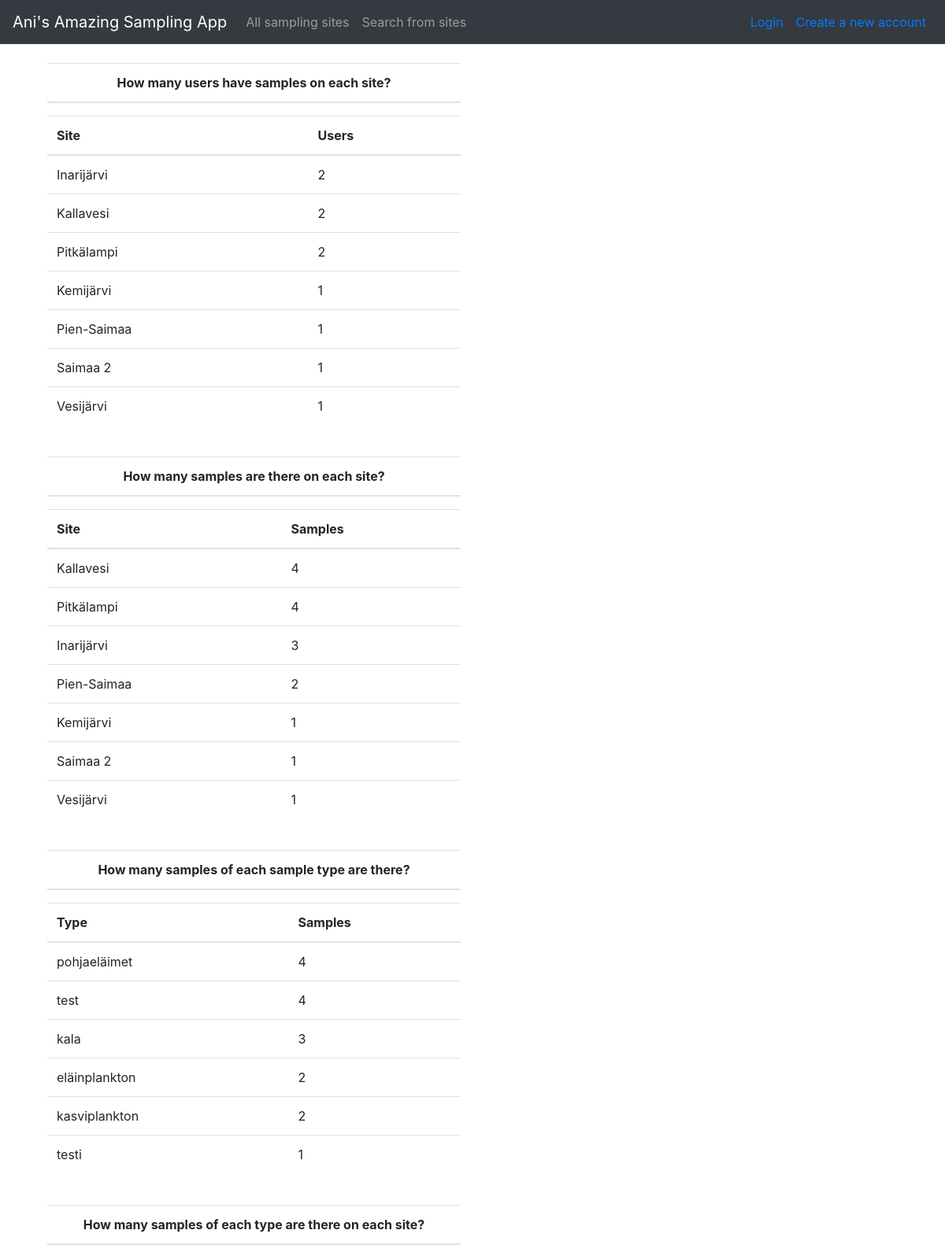
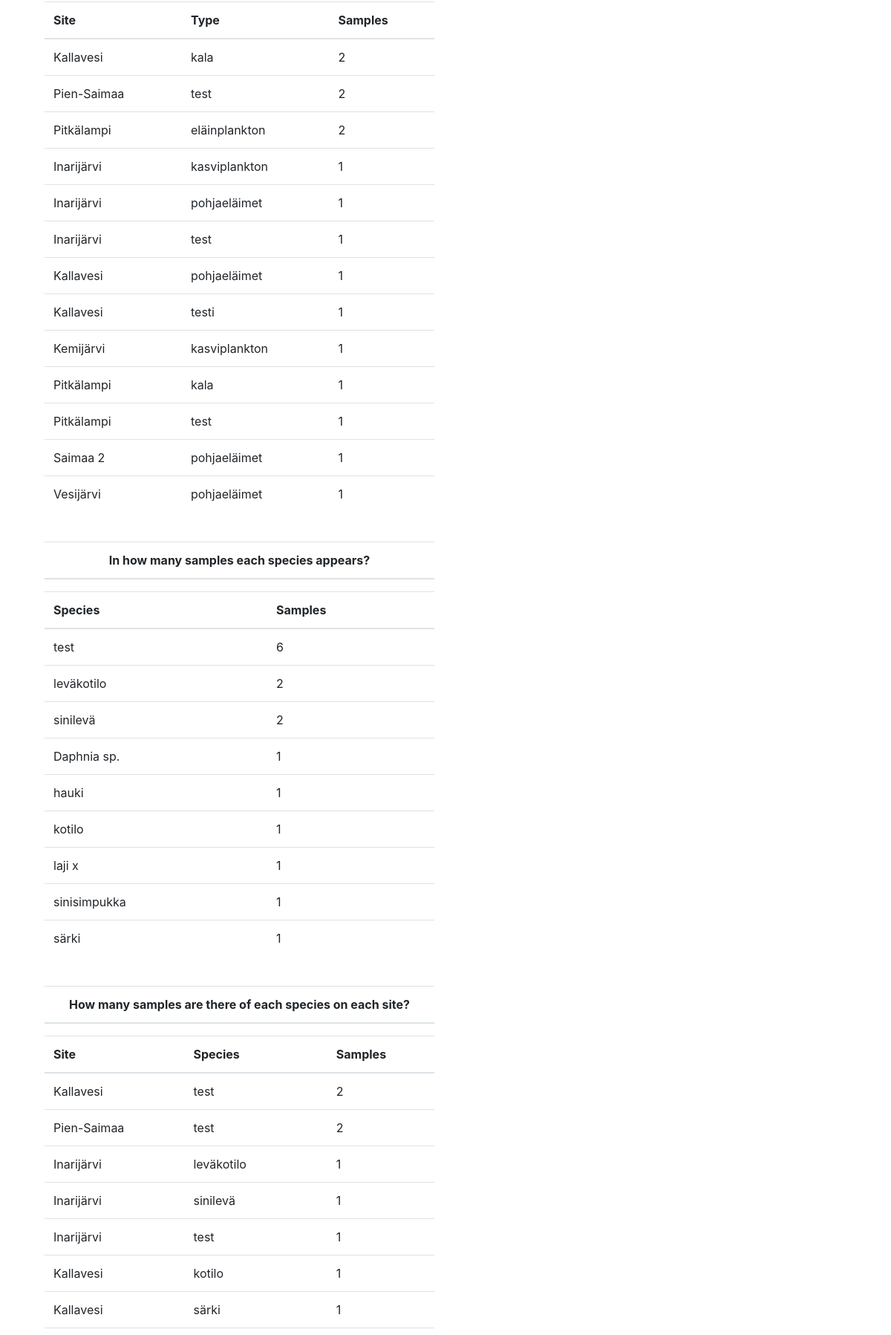
Screenshot of /sites/statistics (upper part) with the database file from the repository (2 pictures, top to bottom).
### application/sites/models.py (models this page shows, shortened)
class Site(Base):
    __tablename__="site"
    name = db.Column(db.String(144), nullable=False, index=True)
    samples = db.relationship("Sample", backref="site", lazy=True, cascade="all, delete-orphan", single_parent=True)
    @staticmethod
    def samples_per_site():
        stmt = text("SELECT site.name AS name, COUNT(sample.id) AS count"
                    " FROM sample"
                    " LEFT JOIN site ON site.id = sample.site_id"
                    " GROUP BY name"
                    " ORDER BY count DESC, name")
        res = db.engine.execute(stmt)
        response = []
        for row in res:
            response.append({"name":row[0], "count":row[1]})
        return response
    @staticmethod
    def samples_per_site_and_type():
        stmt = text("SELECT site.name AS name, sample.sampletype AS type, COUNT(sample.id) AS count"
                    " FROM sample"
                    " LEFT JOIN site ON site.id = sample.site_id"
                    " GROUP BY name, type"
                    " ORDER BY count DESC, name, type")
        res = db.engine.execute(stmt)
        response = []
        for row in res:
            response.append({"name":row[0], "type":row[1], "count":row[2]})
        return response
    @staticmethod
    def group_by_species_and_site():
        stmt = text("SELECT site.name AS name, sample.species AS species, COUNT(sample.id) AS count"
                    " FROM sample"
                    " LEFT JOIN site ON site.id = sample.site_id"
                    " GROUP BY name, species"
                    " ORDER BY count DESC, name, species")
        res = db.engine.execute(stmt)
        response = []
        for row in res:
            response.append({"name":row[0], "species":row[1], "count":row[2]})
        return response

### application/sites/views.py (the view)
@app.route("/sites/statistics", methods=["GET"])
def see_statistics():
    users_per_site = User.count_users_per_site()
    samples_per_site_and_type = Site.samples_per_site_and_type()
    samples_per_site = Site.samples_per_site()
    group_by_species_and_site = Site.group_by_species_and_site()
    group_by_species = Sample.group_by_species()
    group_by_type = Sample.group_by_type()
    return render_template("sites/stats.html", users_per_site = users_per_site, samples_per_site_and_type = samples_per_site_and_type, samples_per_site = samples_per_site,
    group_by_species = group_by_species, group_by_species_and_site = group_by_species_and_site, group_by_type = group_by_type)

### application/auth/models.py (called while the page is built)
    @staticmethod
    def count_users_per_site():
        stmt = text("SELECT site.name AS site, COUNT(DISTINCT account.id) AS count"
                    " FROM account"
                    " LEFT JOIN users_samples ON users_samples.user_id = account.id"
                    " LEFT JOIN sample ON sample.id = users_samples.sample_id"
                    " LEFT JOIN site ON site.id = sample.site_id"
                    " GROUP BY site.id"
                    " ORDER BY count DESC, site")
        res = db.engine.execute(stmt)
        response = []
        for row in res:
            if row[0] != None:
                response.append({"site":row[0], "count":row[1]})
        return response

### application/samples/models.py (called while the page is built)
    @staticmethod
    def group_by_species():
        stmt = text("SELECT sample.species AS species, COUNT(sample.id) AS count"
                    " FROM sample"
                    " GROUP BY species"
                    " ORDER BY count DESC, species")
        res = db.engine.execute(stmt)
        response = []
        for row in res:
            response.append({"species":row[0], "count":row[1]})
        return response

    @staticmethod
    def group_by_type():
        stmt = text("SELECT sample.sampletype AS type, COUNT(sample.id) AS count"
                    " FROM sample"
                    " GROUP BY type"
                    " ORDER BY count DESC, type")
        res = db.engine.execute(stmt)
        response = []
        for row in res:
            response.append({"type":row[0], "count":row[1]})
        return response

### application/templates/sites/stats.html
{% extends "layout.html" %}
{% block body %}
<form method="GET" action="{{ url_for('see_statistics') }}">
    <div class="col-6 text-center">
        <table class="table">
            <thead>
                <th>How many users have samples on each site?</th>
            </thead>
        </table>
    </div>
    <div class="col-6">
        <table class="table">
            <thead>
                <th>Site</th>
                <th>Users</th>
            </thead>
            <tbody>
                {% for u in users_per_site %}
                <tr>
                    <td>
                        {{ u.site }}
                    </td>
                    <td>
                        {{ u.count }}
                    </td>
                </tr>
                {% endfor %}
            </tbody>
        </table>
    </div>
    <br>
    <div class="col-6 text-center">
        <table class="table">
            <thead>
                <th>How many samples are there on each site?</th>
            </thead>
        </table>
    </div>
    <div class="col-6">
        <table class="table">
            <thead>
                <th>Site</th>
                <th>Samples</th>
            </thead>
            <tbody>
                {% for samp in samples_per_site %}
                <tr>
                    <td>
                        {{ samp.name }}
                    </td>
                    <td>
                        {{ samp.count }}
                    </td>
                </tr>
                {% endfor %}
            </tbody>
        </table>
    </div>
    <br>
    <div class="col-6 text-center">
        <table class="table">
            <thead>
                <th>How many samples of each sample type are there?</th>
            </thead>
        </table>
    </div>
    <div class="col-6">
        <table class="table">
            <thead>
                <th>Type</th>
                <th>Samples</th>
            </thead>
            <tbody>
                {% for stype in group_by_type %}
                <tr>
                    <td>
                        {{ stype.type }}
                    </td>
                    <td>
                        {{ stype.count }}
                    </td>
                </tr>
                {% endfor %}
            </tbody>
        </table>
    </div>
    <br>
    <div class="col-6 text-center">
        <table class="table">
            <thead>
                <th>How many samples of each type are there on each site?</th>
            </thead>
        </table>
    </div>
    <div class="col-6">
        <table class="table">
            <thead>
                <th>Site</th>
                <th>Type</th>
                <th>Samples</th>
            </thead>
            <tbody>
                {% for samp in samples_per_site_and_type %}
                <tr>
                    <td>
                        {{ samp.name }}
                    </td>
                    <td>
                        {{ samp.type }}
                    </td>
                    <td>
                        {{ samp.count }}
                    </td>
                </tr>
                {% endfor %}
            </tbody>
        </table>
    </div>
    <br>
    <div class="col-6 text-center">
        <table class="table">
            <thead>
                <th>In how many samples each species appears?</th>
            </thead>
        </table>
    </div>
    <div class="col-6">
        <table class="table">
            <thead>
                <th>Species</th>
                <th>Samples</th>
            </thead>
            <tbody>
                {% for spec in group_by_species %}
                <tr>
                    <td>
                        {{ spec.species }}
                    </td>
                    <td>
                        {{ spec.count }}
                    </td>
                </tr>
                {% endfor %}
            </tbody>
        </table>
    </div>
    <br>
    <div class="col-6 text-center">
        <table class="table">
            <thead>
                <th>How many samples are there of each species on each site?</th>
            </thead>
        </table>
    </div>
    <div class="col-6">
        <table class="table">
            <thead>
                <th>Site</th>
                <th>Species</th>
                <th>Samples</th>
            </thead>
            <tbody>
                {% for spec in group_by_species_and_site %}
                <tr>
                    <td>
                        {{ spec.name }}
                    </td>
                    <td>
                        {{ spec.species }}
                    </td>
                    <td>
                        {{ spec.count }}
                    </td>
                </tr>
                {% endfor %}
            </tbody>
        </table>
    </div>
</form>
{% endblock %}

### rows the page displays
Site: site "Inarijärvi", count "2"
Site: site "Kallavesi", count "2"
Site: site "Pitkälampi", count "2"
Site: site "Kemijärvi", count "1"
Site: site "Pien-Saimaa", count "1"
Site: site "Saimaa 2", count "1"
Site: site "Vesijärvi", count "1"

### other values shown
{{ samp.name }} "Kallavesi" "Pitkälampi" "Inarijärvi" "Pien-Saimaa" "Kemijärvi" "Saimaa 2" "Vesijärvi"
{{ samp.count }} "4" "4" "3" "2" "1" "1" "1"
{{ stype.type }} "pohjaeläimet" "test" "kala" "eläinplankton" "kasviplankton" "testi"
{{ stype.count }} "4" "4" "3" "2" "2" "1"
{{ samp.name }} "Kallavesi" "Pien-Saimaa" "Pitkälampi" "Inarijärvi" "Inarijärvi" "Inarijärvi" "Kallavesi" "Kallavesi" "Kemijärvi" "Pitkälampi" "Pitkälampi" "Saimaa 2" "Vesijärvi"
{{ samp.type }} "kala" "test" "eläinplankton" "kasviplankton" "pohjaeläimet" "test" "pohjaeläimet" "testi" "kasviplankton" "kala" "test" "pohjaeläimet" "pohjaeläimet"
{{ samp.count }} "2" "2" "2" "1" "1" "1" "1" "1" "1" "1" "1" "1" "1"
{{ spec.species }} "test" "leväkotilo" "sinilevä" "Daphnia sp." "hauki" "kotilo" "laji x" "sinisimpukka" "särki"
{{ spec.count }} "6" "2" "2" "1" "1" "1" "1" "1" "1"
{{ spec.name }} "Kallavesi" "Pien-Saimaa" "Inarijärvi" "Inarijärvi" "Inarijärvi" "Kallavesi" "Kallavesi"
{{ spec.species }} "test" "test" "leväkotilo" "sinilevä" "test" "kotilo" "särki"
{{ spec.count }} "2" "2" "1" "1" "1" "1" "1"
